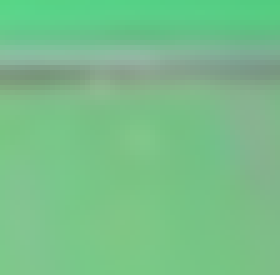
#> input picture patches/10_141.png, 56 x 55 px, given as the content of the folder D:/CV_CP/Badminton/shuttlecock_1/cock, which was not available (shown 5 times larger)
$ python badminton_5.py
#> lines starting #> are read from the running program, lines starting #| are printed output that depends on the picture; pictures that were not available may be replaced by others from this repository, and a replacement may not be noted
import cv2
import pandas as pd
import numpy as np
import os
import random
import matplotlib.pyplot as plt
import Augmentor
from sklearn.cluster import KMeans
from sklearn.svm import LinearSVC
from skimage import feature
from sklearn import metrics
from sklearn.preprocessing import StandardScaler
from sklearn.decomposition import PCA

# 6
path = r"D:/CV_CP/Badminton/shuttlecock_1/cock"
filenames = os.listdir(path)
filenames.sort()
random.seed(230)
random.shuffle(filenames)
split_1 = int(0.15 * len(filenames))
cock_test_filenames = filenames[:split_1]
cock_train_filenames = filenames[split_1:]

print(len(cock_train_filenames), len(cock_test_filenames))

# 7 cock
images0 = []
labels0 = []

for i in range(len(cock_train_filenames)):
    img = cv2.imread(
        path + '\\' + cock_train_filenames[i], cv2.IMREAD_GRAYSCALE)
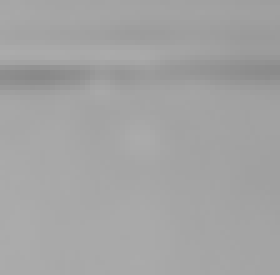
#> img: shape (55, 56) (shown 5 times larger); min 137, max 171, mean 163.3
    re_img = cv2.resize(img, (64, 128))
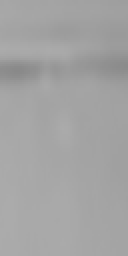
#> re_img: shape (128, 64) (shown 2 times larger); min 137, max 171, mean 163.2
    images0.append(re_img)
    labels0.append('B')

test_images0 = []
test_labels0 = []

for i in range(len(cock_test_filenames)):
    img = cv2.imread(
        path + '\\' + cock_test_filenames[i], cv2.IMREAD_GRAYSCALE)
    re_img = cv2.resize(img, (64, 128))
    test_images0.append(re_img)
    test_labels0.append('B')

path = r"D:/CV_CP/Badminton/shuttlecock_1/no cock"
filenames = os.listdir(path)
filenames.sort()  # make sure that the filenames have a fixed order before shuffling
random.seed(230)
# shuffles the ordering of filenames (deterministic given the chosen seed)
random.shuffle(filenames)
split_1 = int(0.15 * len(filenames))
no_cock_test_filenames = filenames[:split_1]
no_cock_train_filenames = filenames[split_1:]

print(len(no_cock_train_filenames), len(no_cock_test_filenames))

# No_cock
images1 = []
labels1 = []

for i in range(len(no_cock_train_filenames)):
    img = cv2.imread(
        path + '\\' + no_cock_train_filenames[i], cv2.IMREAD_GRAYSCALE)
    re_img = cv2.resize(img, (64, 128))
    images1.append(re_img)
    labels1.append('N')


test_images1 = []
test_labels1 = []

for i in range(len(no_cock_test_filenames)):
    img = cv2.imread(
        path + '\\' + no_cock_test_filenames[i], cv2.IMREAD_GRAYSCALE)
    re_img = cv2.resize(img, (64, 128))
    test_images1.append(re_img)
    test_labels1.append('N')

labels = labels0 + labels1
images = images0 + images1
#> images = 2 items

hog = []
for image in images:
    hog_desc = feature.hog(image, orientations=9, pixels_per_cell=(
        32, 32), cells_per_block=(2, 2), transform_sqrt=True, block_norm='L2-Hys')
    hog.append(hog_desc)
#> this loop made 2 passes
#> after the loop, hog = 2 items

df_hog = pd.DataFrame(hog, dtype=object)
#> df_hog = table of 2 rows and 108 columns

df_hog['Labels'] = labels

print(df_hog)
#> (printed output is left out)

svm_model = LinearSVC(random_state=42, tol=1e-5)
svm_model.fit(df_hog.iloc[:, 0:108], df_hog['Labels'])


print(svm_model)

test_images = test_images0 + test_images1
test_labels = test_labels0 + test_labels1
print(len(test_images))
# print((test_labels))

#> (the run stopped early here; a loop or call above may not have finished)

$ run again, on patches/10_37.png
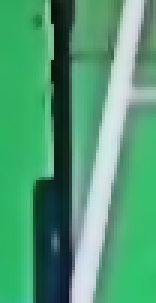
#> input picture patches/10_37.png, 52 x 101 px, given as the content of the folder D:/CV_CP/Badminton/shuttlecock_1/cock, which was not available (shown 3 times larger)
#> `img = cv2.imread( path + '\\' + cock_train_filenames[i], cv2.IMREAD_GR..`:
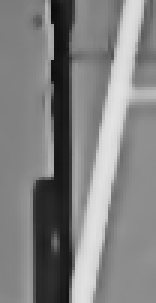
#> img: shape (101, 52) (shown 3 times larger); min 11, max 227, mean 129.1
#> `re_img = cv2.resize(img, (64, 128))`:
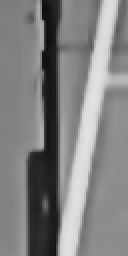
#> re_img: shape (128, 64) (shown 2 times larger); min 12, max 226, mean 129
#> images = 2 items
#> the loop `for image in images:` made 2 passes
#> df_hog = table of 2 rows and 108 columns
#> (printed output is left out)

$ run again, on patches/10_409.png
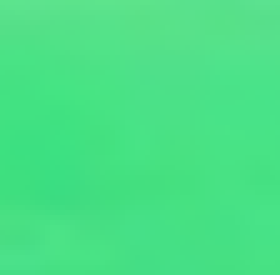
#> input picture patches/10_409.png, 56 x 55 px, given as the content of the folder D:/CV_CP/Badminton/shuttlecock_1/cock, which was not available (shown 5 times larger)
#> `img = cv2.imread( path + '\\' + cock_train_filenames[i], cv2.IMREAD_GR..`:
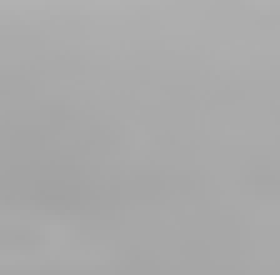
#> img: shape (55, 56) (shown 5 times larger); min 161, max 177, mean 168.7
#> `re_img = cv2.resize(img, (64, 128))`:
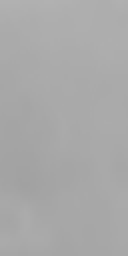
#> re_img: shape (128, 64) (shown 2 times larger); min 161, max 177, mean 168.6
#> images = 2 items
#> the loop `for image in images:` made 2 passes
#> df_hog = table of 2 rows and 108 columns
#> (printed output is left out)

$ run again, on patches/10_427.png
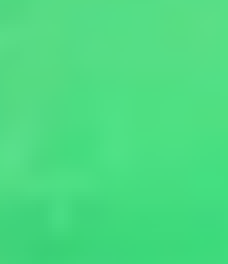
#> input picture patches/10_427.png, 57 x 66 px, given as the content of the folder D:/CV_CP/Badminton/shuttlecock_1/cock, which was not available (shown 4 times larger)
#> `img = cv2.imread( path + '\\' + cock_train_filenames[i], cv2.IMREAD_GR..`:
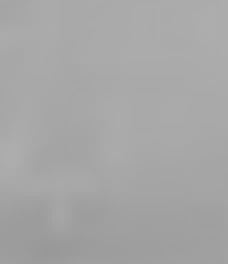
#> img: shape (66, 57) (shown 4 times larger); min 152, max 173, mean 166
#> `re_img = cv2.resize(img, (64, 128))`:
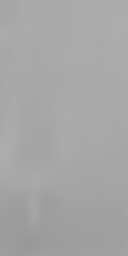
#> re_img: shape (128, 64) (shown 2 times larger); min 152, max 173, mean 166
#> images = 2 items
#> the loop `for image in images:` made 2 passes
#> df_hog = table of 2 rows and 108 columns
#> (printed output is left out)
